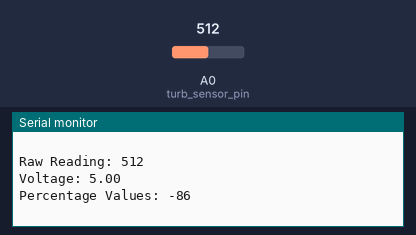
Bench run of a sketch on a simulated Arduino Uno, built with avr-gcc and run on an emulated ATmega328P. Parts: the last lines printed to the serial monitor. Inputs (shaded band) come from the test bench; at power-on: A0 (turb_sensor_pin) = 512.

Above: at 1.2 s.
1.3 s: A0 (turb_sensor_pin) set to 716
At 2.6 s:
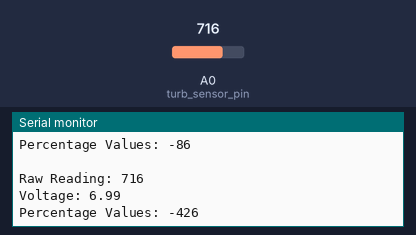
2.8 s: A0 (turb_sensor_pin) set to 900
At 4.7 s:
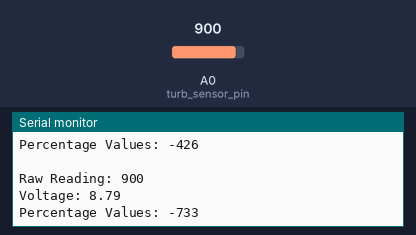
Timing chart, 0 to 6.2 s (numbered marks = the images above; inputs shaded):
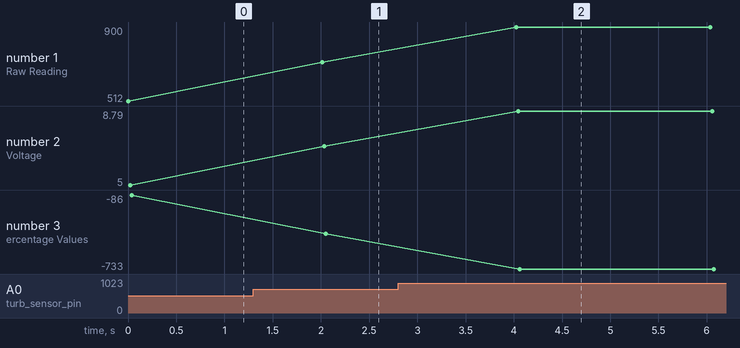

Measured:
- after the input at 1.3 s, the serial monitor: prints a new line after 0.71 s (image 1)
- after the input at 2.8 s, the serial monitor: prints a new line after 1.2 s (image 2)
- plotted number 1: 512 → 716 after the input at 1.3 s, 716 → 900 after the input at 2.8 s
- plotted number 2: 5 → 6.99 after the input at 1.3 s, 6.99 → 8.79 after the input at 2.8 s
- plotted number 3: -86 → -426 after the input at 1.3 s, -426 → -733 after the input at 2.8 s

The sketch:

turbidity_test.ino
```cpp
// Turbidity sensor measurement unit --> NTU: Nephelometric Turbidity Units
// Clear water with NTU less than 0.5 gives us a voltage of around 4.1v
// NTU 500 --> 3.27v
// NTU 50 -->  4.10v
// NTU 0.5 --> 4.21v
// check your own sensor's values and map it to the voltage levels.

// Basically, light intensity/sensing will reduce as the Turbidity increases

#include <Wire.h>

int turb_sensor_pin = A0;
float turb_sensor_voltage;
int samples = 100;    // average over 100 samples.
float ntu;

void setup() {
  // put your setup code here, to run once:
  Serial.begin(9600);
  pinMode(turb_sensor_pin, INPUT);
}

void loop() {
  // put your main code here, to run repeatedly:
  turb_sensor_voltage = 0;
  // averaging over 100 samples.
  // for(int i=0; i<samples; i++) {
  //       turb_sensor_voltage += ((float)analogRead(turb_sensor_pin)/1023) * 5;
  //       delay(10);
  // }
  //turb_sensor_voltage = turb_sensor_voltage/samples;
  int turb_sensor_r = analogRead(turb_sensor_pin);
  turb_sensor_voltage = turb_sensor_r * (5.0 / 512.0);

  Serial.println(' ');
  Serial.print("Raw Reading: ");
  Serial.print(analogRead(turb_sensor_pin));
  Serial.println(' ');
  Serial.print("Voltage: ");
  Serial.println(turb_sensor_voltage);
  int turbidity_percent = map(turb_sensor_r, 400, 460, 100, 0); // 0 percent means clear water and 100 percent means unclear
  Serial.print("Percentage Values: ");
  Serial.println(turbidity_percent);
  delay(2000);

  ntu = -1120.4 * square(turb_sensor_voltage) + 5742.3 * turb_sensor_voltage - 4532.9;
  //Serial.println("Turbidity in NTU (averaged over 100 samples): ");
  //Serial.println(ntu);
  delay(10);
}


// the map function
// float turb_sensor_voltage = analogRead(turb_sensor_pin)
// turb_sensor_voltage = (turb_sensor_voltage/1023) * 5
// int turbidity_percent = map(turb_sensor_voltage, 0, 640, 100, 0)    // replace 640 with the value you get for clear water from the Turbidity sensor.
```
